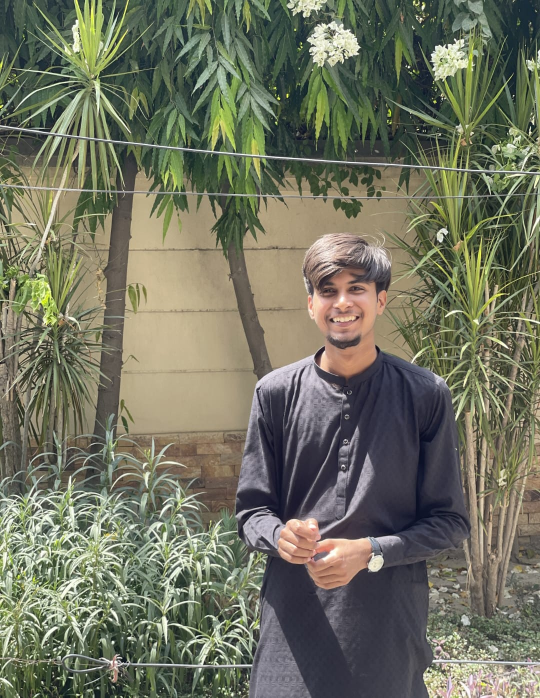
#> input picture pic.jpg, 1080 x 1395 px (shown at 1/2 size)
$ python hog_library.py
#> lines starting #> are read from the running program, lines starting #| are printed output that depends on the picture
import cv2 as cv
import numpy as np
import matplotlib.pyplot as plt

img=cv.imread('pic.jpg')
#> img is the input picture: shape (1395, 1080, 3); mean B, G, R 96.1, 114.2, 112.3
gray=cv.cvtColor(img,cv.COLOR_BGR2GRAY)
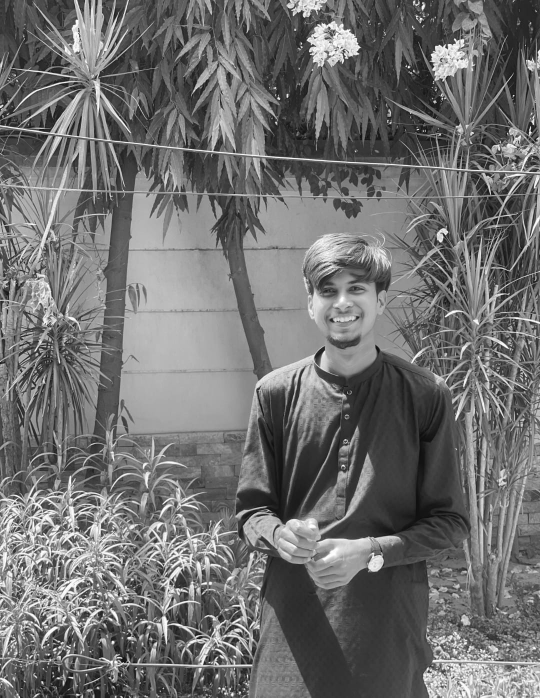
#> gray: shape (1395, 1080) (shown at 1/2 size); min 1, max 255, mean 111.6

gray=cv.resize(gray,(64,128))
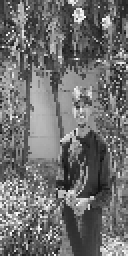
#> gray: shape (128, 64) (shown 2 times larger); min 9, max 254, mean 111.3

hog=cv.HOGDescriptor((64,128),(16,16),(8,8),(8,8),9)

features=hog.compute(gray)
#> features = 3780 values, max 0.39 at index 1350, min 0.000855 at index 1354, mean 0.153

print("HOG feature vector shape:",features.shape)
#| HOG feature vector shape: (3780,)
print("Total features:",features.size)
#| Total features: 3780
